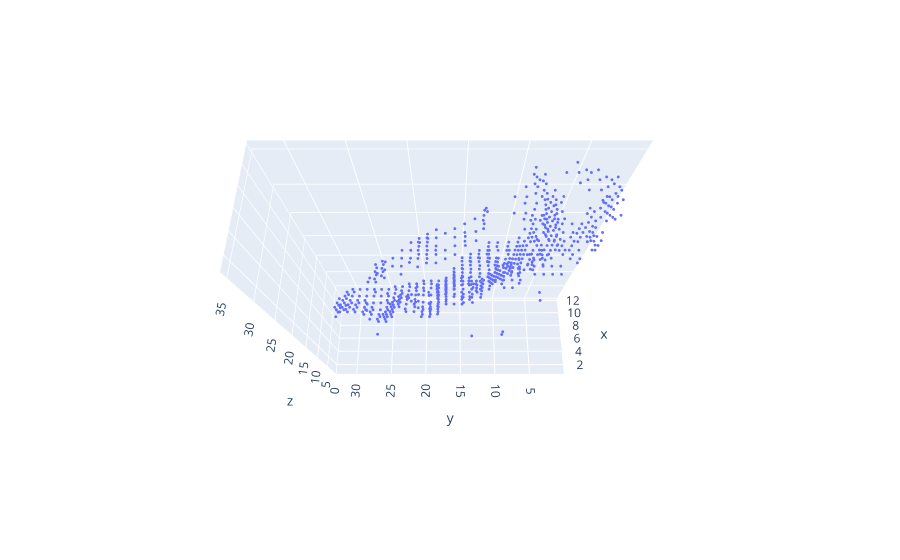

Here is the notebook cell this chart was saved with:
### Code cell
cld.draw(list(buckets_c[0].values())[0])

### Figure 1 — Plotly figure (JSON) as saved in the notebook; plotly's stock layout.template omitted (floating-point values rounded to 4 significant figures; data arrays with more than 128 entries replaced by an {"elided": "..."} marker saying what was removed)
{"data": [{"marker": {"opacity": 1, "size": 1}, "mode": "markers", "type": "scatter3d", "x": {"elided": "699 int values"}, "y": {"elided": "699 int values"}, "z": {"elided": "699 int values"}}], "layout": {"legend": {"itemsizing": "constant"}, "scene": {"aspectmode": "data", "camera": {"eye": {"x": -0.8, "y": 0, "z": 2}}}, "title": {"text": ""}}}
